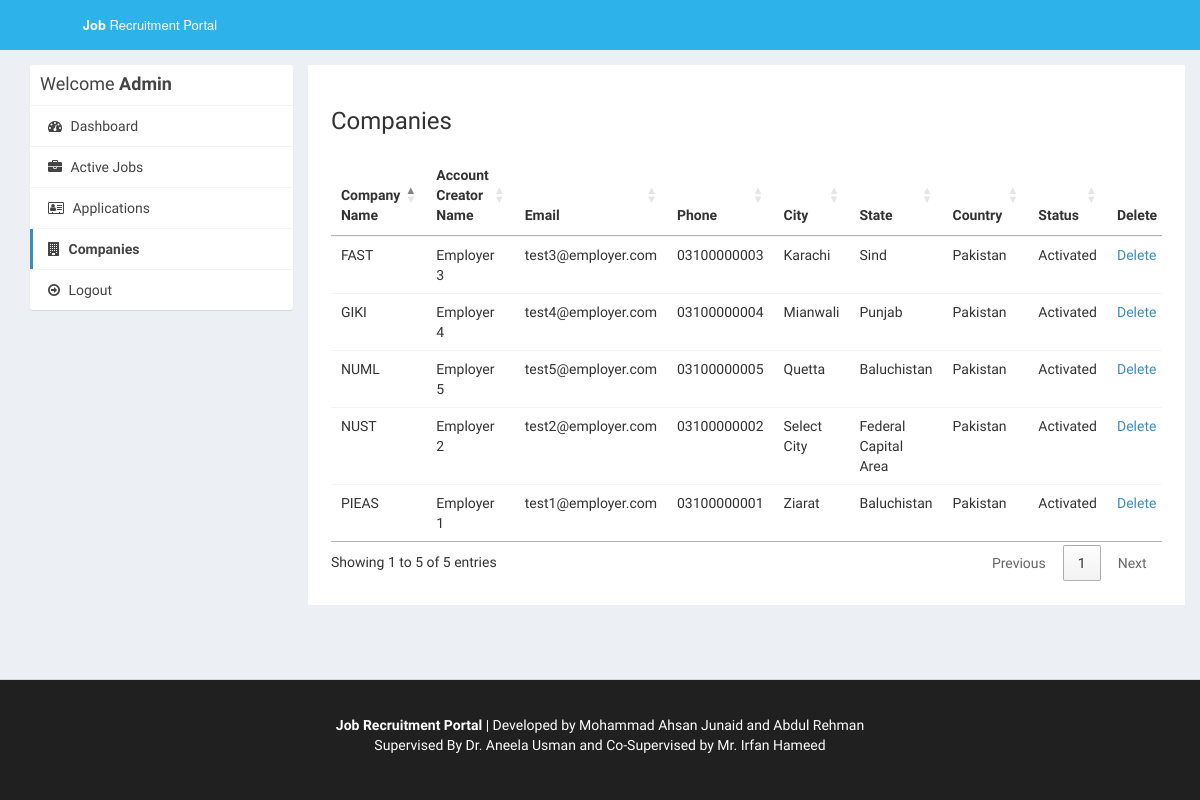
The page /admin/companies.php (signed in) on the database as committed earlier.
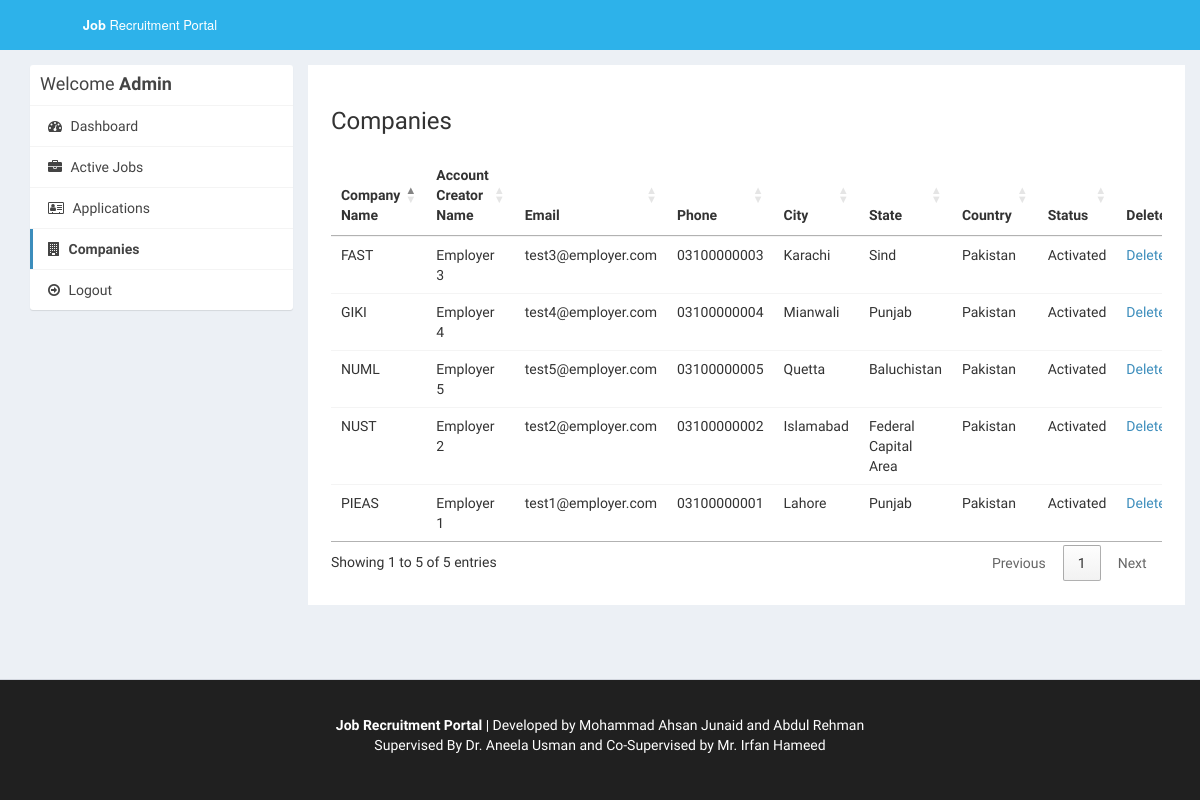
The same page on the database as committed later.
### tables this page shows
CREATE TABLE `company` (
  `id_company` int(11) NOT NULL,
  `name` varchar(255) NOT NULL,
  `companyname` varchar(255) NOT NULL,
  `country` varchar(255) NOT NULL,
  `state` varchar(255) NOT NULL,
  `city` varchar(255) NOT NULL,
  `contactno` varchar(255) NOT NULL,
  `website` varchar(255) NOT NULL,
  `email` varchar(255) NOT NULL,
  `password` varchar(255) NOT NULL,
  `aboutme` varchar(255) DEFAULT NULL,
  `logo` varchar(255) NOT NULL,
  `createdAt` timestamp NOT NULL DEFAULT current_timestamp(),
  `active` int(11) NOT NULL DEFAULT 2
);

### admin/companies.php (the view, shortened to what the changed rows need)
<?php
require_once("../db.php");
?>
<!DOCTYPE html>
<html>
<head>
  <link rel="stylesheet" href="https://cdnjs.cloudflare.com/ajax/libs/twitter-bootstrap/3.3.7/css/bootstrap.min.css">
  <link rel="stylesheet" href="https://cdnjs.cloudflare.com/ajax/libs/font-awesome/4.7.0/css/font-awesome.min.css">
  <link rel="stylesheet" href="https://cdnjs.cloudflare.com/ajax/libs/ionicons/2.0.1/css/ionicons.min.css">
  <link rel="stylesheet" href="https://cdn.datatables.net/1.10.15/css/jquery.dataTables.min.css">
  <link rel="stylesheet" href="../css/AdminLTE.min.css">
  <link rel="stylesheet" href="../css/_all-skins.min.css">
  <link rel="stylesheet" href="../css/custom.css">
</head>
<body class="hold-transition skin-green sidebar-mini">
<div class="wrapper">
  <div class="content-wrapper" style="margin-left: 0px;">
    <section id="candidates" class="content-header">
      <div class="container">
        <div class="row">
          <div class="col-md-9 bg-white padding-2">
            <div class="row margin-top-20">
              <div class="col-md-12">
                <div class="box-body table-responsive no-padding">
                  <table id="example2" class="table table-hover">
                    <thead>
                      <th>Company Name</th>
                      <th>Account Creator Name</th>
                      <th>Email</th>
                      <th>Phone</th>
                      <th>City</th>
                      <th>State</th>
                      <th>Country</th>
                      <th>Status</th>
                      <th>Delete</th>
                    </thead>
                    <tbody>
                      <?php
                      $sql = "SELECT * FROM company";
                      $result = $conn->query($sql);
                      if($result->num_rows > 0) {
                        while($row = $result->fetch_assoc()) {
                      ?>
                      <tr>
                        <td><?php echo $row['companyname']; ?></td>
                        <td><?php echo $row['name']; ?></td>
                        <td><?php echo $row['email']; ?></td>
                        <td><?php echo $row['contactno']; ?></td>
                        <td><?php echo $row['city']; ?></td>
                        <td><?php echo $row['state']; ?></td>
                        <td><?php echo $row['country']; ?></td>
                        <td>
                        <?php
                          if($row['active'] == '1') {
                            echo "Activated";
                          } else if($row['active'] == '2') {
                            ?>
                            <a href="reject-company.php?id=<?php echo $row['id_company']; ?>">Reject</a> <a href="approve-company.php?id=<?php echo $row['id_company']; ?>">Approve</a>
                            <?php
                          } else if ($row['active'] == '3') {
                            ?>
                              <a href="approve-company.php?id=<?php echo $row['id_company']; ?>">Reactivate</a>
                            <?php
                          } else if($row['active'] == '0') {
                            echo "Rejected";
                          }
                        ?>
                        </td>
                        <td><a href="delete-company.php?id=<?php echo $row['id_company']; ?>">Delete</a></td>
                      </tr>
                     <?php
                        }
                      }
                    ?>
                    </tbody>
                  </table>
                </div>
              </div>
            </div>
          </div>
        </div>
      </div>
    </section>
  </div>
</div>
</body>
</html>

Rows that differ between the two databases and show on the page:
changed company "PIEAS": city "Ziarat" → "Lahore"; state "Baluchistan" → "Punjab"
changed company "NUST": city "Select City" → "Islamabad"
